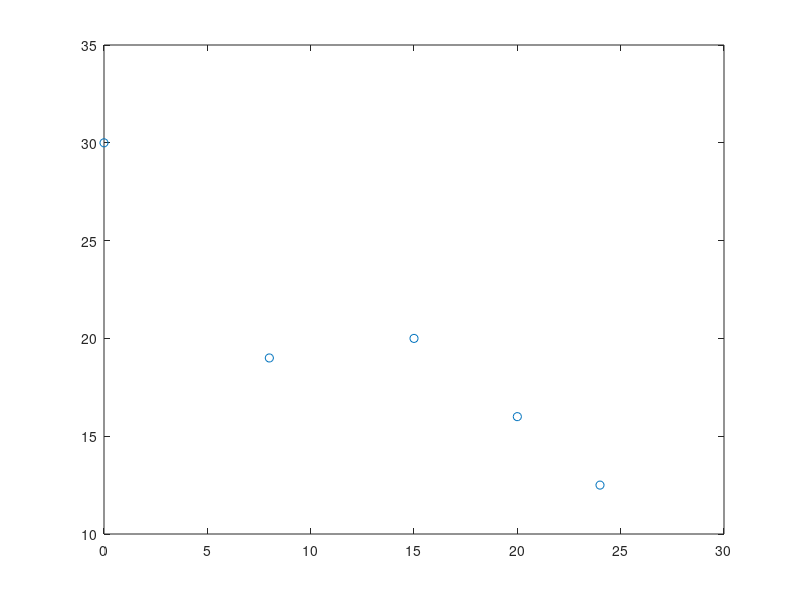
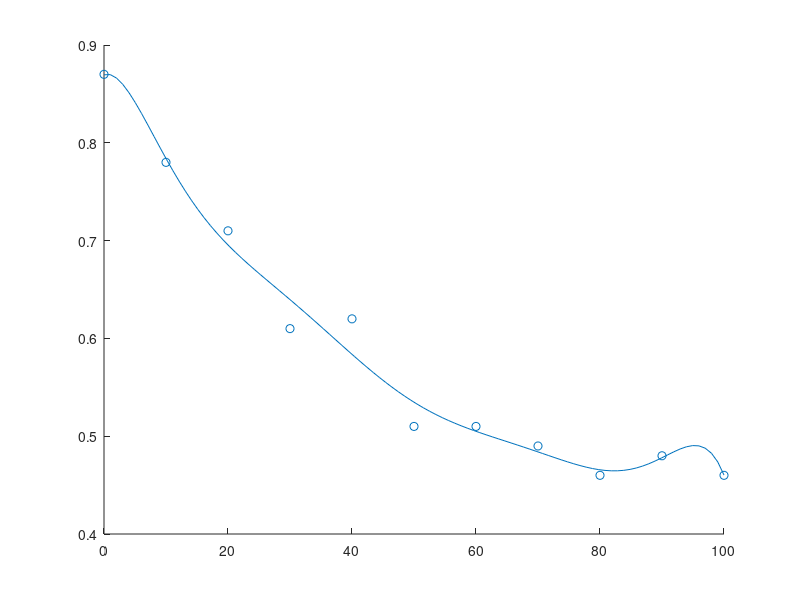

Source code (MATLAB) for these figures, in order:
%% Init
clc
clear

%% The gud stuf

Xn = [0 8 15 20  24];
Yn = [30 19 20 16 12.5];
Xe = 25;

papa_matrice = inv([
                [numel(Xn) sum(Xn) sum(Xn.^2) sum(Xn.^3) sum(Xn.^4)];
                [sum(Xn.^1) sum(Xn.^2) sum(Xn.^3) sum(Xn.^4) sum(Xn.^5)];
                [sum(Xn.^2) sum(Xn.^3) sum(Xn.^4) sum(Xn.^5) sum(Xn.^6)];
                [sum(Xn.^3) sum(Xn.^4) sum(Xn.^5) sum(Xn.^6) sum(Xn.^7)];
                [sum(Xn.^4) sum(Xn.^5) sum(Xn.^6) sum(Xn.^7) sum(Xn.^8)]
               ]);
matrice_y = [sum(Yn); sum(Yn.*Xn); sum(Yn.*Xn.^2); sum(Yn.*Xn.^3); sum(Yn.*Xn.^4)];

a = papa_matrice * matrice_y;

X = linspace(0,30,10000000);
glissade = a(1) + a(2).*X.^1 + a(3).*X.^2 + a(4).*X.^3 + a(5).*X.^4; 
He = a(1) + a(2)*Xe^1 + a(3)*Xe^2 + a(4)*Xe^3 + a(5)*Xe^4;

derive = a(2)*Xe^0 + 2*a(3)*Xe^1 + 3*a(4)*Xe^2 + 4*a(5)*Xe^3;
%% Plotting
figure
plot(X,glissade)
hold on 
scatter(Xn,Yn)

%% Friction less cum speed
masse = 80;
g = 9.8;
Loss_pot_energy = masse*g*(30-He);

friction_less_speed = sqrt(2*Loss_pot_energy/masse);

%% Valve

Ouverture = [0 10 20 30 40 50 60 70 80 90 100];
Coefficient = [0.87 0.78 0.71 0.61 0.62 0.51 0.51 0.49 0.46 0.48 0.46];

phi = [ones(1,numel(Ouverture)); Ouverture; Ouverture.^2; Ouverture.^3; Ouverture.^4; Ouverture.^5; Ouverture.^6; Ouverture.^7; Ouverture.^8]';
A = inv(phi' * phi) * phi' * Coefficient';

XPlotty = linspace(0,100);
McPlotty = A(1).*XPlotty.^0 + A(2).*XPlotty.^1 + A(3).*XPlotty.^2 + A(4).*XPlotty.^3 + A(5).*XPlotty.^4 + A(6).*XPlotty.^5 + A(7).*XPlotty.^6 + A(8).*XPlotty.^7 + A(9).*XPlotty.^8;


figure
hold on
scatter(Ouverture,Coefficient)
plot(XPlotty,McPlotty)

values = A(1).*Ouverture.^0 + A(2).*Ouverture.^1 + A(3).*Ouverture.^2 + A(4).*Ouverture.^3 + A(5).*Ouverture.^4 + A(6).*Ouverture.^5 + A(7).*Ouverture.^6 + A(8).*Ouverture.^7 + A(9).*Ouverture.^8;
RMS = sqrt(1/numel(McPlotty)*sum((values-Coefficient).^2));
%% Finding coefficent







